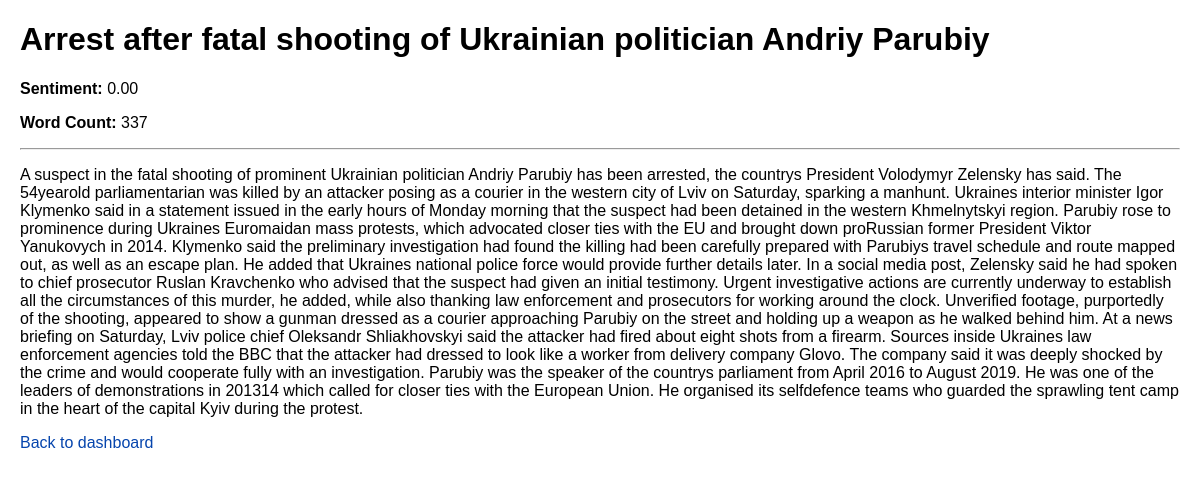
The app's page /article/2 with its own data.
### tables this page shows
CREATE TABLE "articles" (
"title" TEXT,
  "link" TEXT,
  "content" TEXT,
  "clean_content" TEXT,
  "sentiment" REAL,
  "word_count" INTEGER
);

### dashboard/app.py (the view)
@app.route("/article/<int:article_id>")
def article(article_id):
    df = get_articles()
    if article_id >= len(df):
        return "Article not found", 404
    art = df.iloc[article_id].to_dict()
    return render_template("article.html", article=art)

### dashboard/app.py (called while the page is built)
def get_articles():
    conn = sqlite3.connect(DB_PATH)
    df = pd.read_sql("SELECT * FROM articles", conn)
    conn.close()
    return df

### dashboard/templates/article.html (shortened to what this page needs)
<!DOCTYPE html>
<html>
<head>
    <link rel="stylesheet" href="{{ url_for('static', filename='style.css') }}">
</head>
<body>
    <h1>{{ article.title }}</h1>
    <p><strong>Sentiment:</strong> {{ "%.2f"|format(article.sentiment) }}</p>
    <p><strong>Word Count:</strong> {{ article.word_count }}</p>
    <hr>
    <p>{{ article.clean_content }}</p>
    <a href="{{ url_for('index') }}">Back to dashboard</a>
</body>
</html>

### dashboard/static/style.css (style rules this page uses)
body { font-family: Arial, sans-serif; margin: 20px; }
a { color: #0645AD; text-decoration: none; }

### records on screen
articles: title "Arrest after fatal shooting of Ukrainian politician Andriy Parubiy", sentiment "0.00", word_count "337", clean_content "A suspect in the fatal shooting of prominent Ukrainian politician Andriy Parubiy has been arrested, the countrys President Volodymyr Zelensky has said. The 54yearold parliamentarian was killed by an attacker posing as a courier in the western city of Lviv on Saturday, sparking a manhunt. Ukraines interior minister Igor Klymenko said in a statement issued in the early hours of Monday morning that the suspect had been detained in the western Khmelnytskyi region. Parubiy rose to prominence during Ukraines Euromaidan mass protests, which advocated closer ties with the EU and brought down proRussian former President Viktor Yanukovych in 2014. Klymenko said the preliminary investigation had found…"
